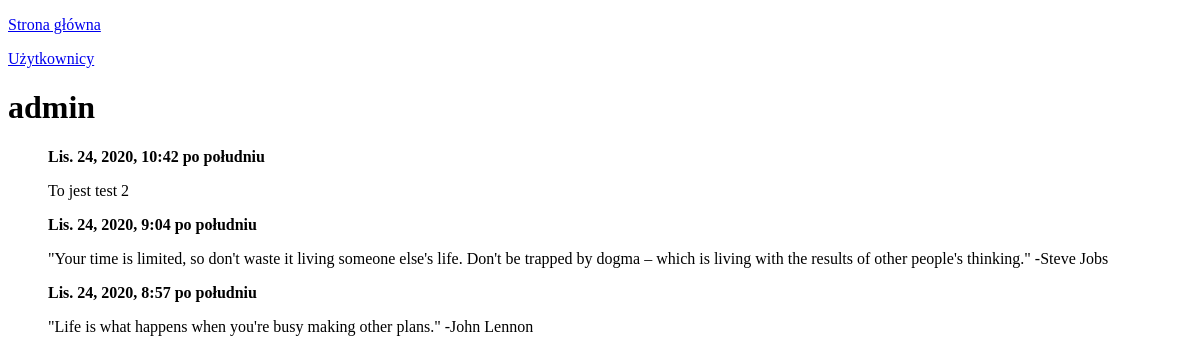
The app's page /users/1/ (signed in), older data.
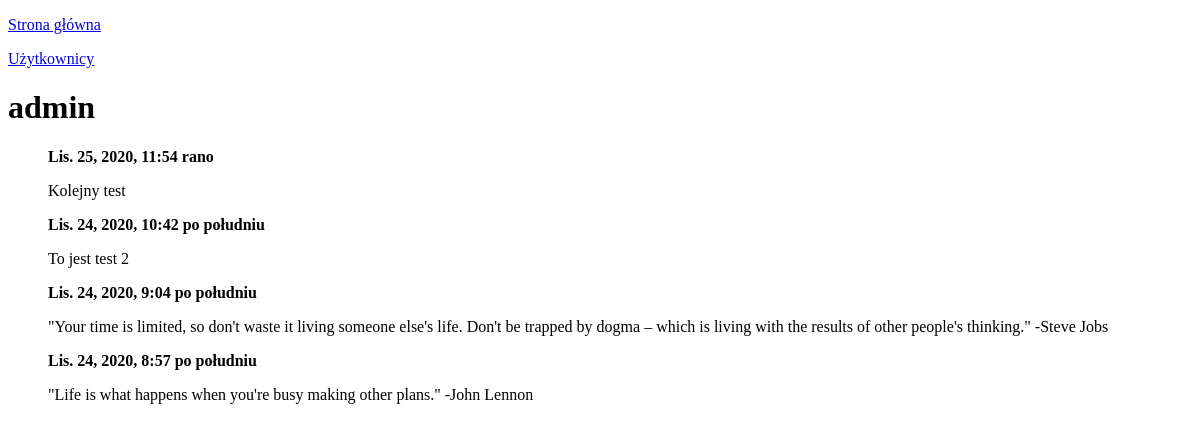
The same page, newer data.
### cwierkacz/models.py (models this page shows, shortened)
class Post(models.Model):
    author = models.ForeignKey(User, on_delete=models.CASCADE)
    text = models.TextField()
    created_date = models.DateTimeField()

### cwierkacz/views.py (the view)
# urls.py: path('users/<int:pk>/', login_required(views.UserDetailView.as_view()), name='user-detail')
class UserDetailView(generic.DetailView):
    model = User
    template_name = 'cwierkacz/user_detail.html'
    def get_context_data(self, **kwargs):
        context = super().get_context_data(**kwargs)
        context['posts'] = self.object.post_set.all().order_by('-created_date')
        return context

### templates/cwierkacz/user_detail.html (shortened to what this page needs)
<!DOCTYPE html>
<html lang="en">
<head>
</head>
<body>
{% load tz %}
{% localtime on %}
    <p style="text-align: left"><a href="{% url 'cwierkacz:home' %}">Strona główna</a></p>
    <p style="text-align: left"><a href="{% url 'cwierkacz:users' %}">Użytkownicy</a></p>
    <h1>{{ object.username }}</h1>
    {% if posts %}
        <ol>
            {% for post in posts %}
                <p><strong>{{ post.created_date | localtime }}</strong></p>
                <p>{{ post.text }}</p>
            {% endfor %}
        </ol>
    {% else %}
        <p>Brak postów tego użytkownika.</p>
    {% endif %}
{% endlocaltime %}
</body>
</html>

Row changes from the older to the newer data that the page shows:
added Post: created_date "Lis. 25, 2020, 11:54 rano", text "Kolejny test"
